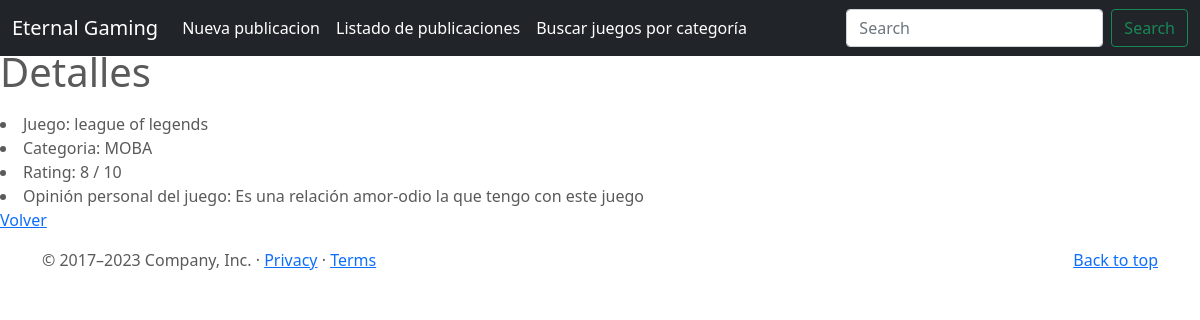
/juegos/4/detail, run on the app's committed database.
### entrega_final_app/models.py (models this page shows, shortened)
class Juegos(models.Model):
    nombre = models.CharField(max_length=50)
    tipo = models.CharField(max_length=50)
    rating = models.CharField(max_length=2)
    categoria = models.CharField(max_length=50)
    opinion = models.TextField(max_length=500)

### entrega_final_app/views.py (the view)
# urls.py: path('juegos/<pk>/detail',JuegosDetail.as_view(), name = "juegos-detail"),
class JuegosDetail (DetailView):
    model = Juegos

### entrega_final_app/templates/entrega_final_app/juegos_detail.html (shortened to what this page needs)
{% extends 'entrega_final_app/base.html' %}
{% block titulo %} Detalles {%endblock%}
{%block listado%}
<p>
    <li> Juego: {{object.nombre}} </li>
    <li> Categoria: {{object.categoria}} </li>
    <li> Rating: {{object.rating}} / 10 </li>
    <li> Opinión personal del juego: {{object.opinion}} </li>
    <a href="{% url 'juegos' %}"> Volver </a>
</p>
{% endblock %}

### entrega_final_app/static/entrega_final_app/css/juegos.css (style rules this page uses)
body { padding-top: 3rem; padding-bottom: 3rem; color: #5a5a5a; }

### data on the page
Juegos: nombre "league of legends", categoria "MOBA", rating "8", opinion "Es una relación amor-odio la que tengo con este juego"
